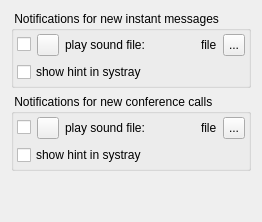
       <widget class="QWidget" name="mNotifications">
        <layout class="QVBoxLayout" name="verticalLayout_18">
         <item>
          <widget class="QGroupBox" name="mGrpStyle_3">
           <property name="title">
            <string> Notifications for new instant messages </string>
           </property>
           <layout class="QVBoxLayout" name="verticalLayout_16">
            <property name="margin">
             <number>3</number>
            </property>
            <item>
             <layout class="QHBoxLayout" name="horizontalLayout_30">
              <item>
               <widget class="QCheckBox" name="mCbNotifySoundNewIm">
                <property name="text">
                 <string/>
                </property>
               </widget>
              </item>
              <item>
               <widget class="QPushButton" name="mPbNotifySoundNewImFile">
                <property name="minimumSize">
                 <size>
                  <width>22</width>
                  <height>22</height>
                 </size>
                </property>
                <property name="maximumSize">
                 <size>
                  <width>22</width>
                  <height>22</height>
                 </size>
                </property>
                <property name="toolTip">
                 <string>select sound file to play</string>
                </property>
                <property name="text">
                 <string/>
                </property>
                <property name="icon">
                 <iconset resource="../resources/Icons.qrc">
                  <normaloff>:/images/BoxOpen.png</normaloff>:/images/BoxOpen.png</iconset>
                </property>
                <property name="iconSize">
                 <size>
                  <width>22</width>
                  <height>22</height>
                 </size>
                </property>
               </widget>
              </item>
              <item>
               <widget class="QLabel" name="label_6">
                <property name="text">
                 <string>play sound file: </string>
                </property>
               </widget>
              </item>
              <item>
               <spacer name="horizontalSpacer_31">
                <property name="orientation">
                 <enum>Qt::Horizontal</enum>
                </property>
                <property name="sizeType">
                 <enum>QSizePolicy::MinimumExpanding</enum>
                </property>
                <property name="sizeHint" stdset="0">
                 <size>
                  <width>2</width>
                  <height>20</height>
                 </size>
                </property>
               </spacer>
              </item>
              <item>
               <widget class="QLabel" name="mLbNotifySoundNewImFile">
                <property name="text">
                 <string>file</string>
                </property>
               </widget>
              </item>
              <item>
               <widget class="QToolButton" name="mTbPlaySoundNewImFile">
                <property name="minimumSize">
                 <size>
                  <width>22</width>
                  <height>22</height>
                 </size>
                </property>
                <property name="maximumSize">
                 <size>
                  <width>22</width>
                  <height>22</height>
                 </size>
                </property>
                <property name="text">
                 <string>...</string>
                </property>
                <property name="icon">
                 <iconset resource="../resources/Icons.qrc">
                  <normaloff>:/images/Audio - Play.png</normaloff>:/images/Audio - Play.png</iconset>
                </property>
                <property name="iconSize">
                 <size>
                  <width>22</width>
                  <height>22</height>
                 </size>
                </property>
               </widget>
              </item>
             </layout>
            </item>
            <item>
             <layout class="QHBoxLayout" name="horizontalLayout_31">
              <item>
               <widget class="QCheckBox" name="mCbNotifySystrayNewIm">
                <property name="text">
                 <string>show hint in systray</string>
                </property>
               </widget>
              </item>
              <item>
               <spacer name="horizontalSpacer_32">
                <property name="orientation">
                 <enum>Qt::Horizontal</enum>
                </property>
                <property name="sizeType">
                 <enum>QSizePolicy::MinimumExpanding</enum>
                </property>
                <property name="sizeHint" stdset="0">
                 <size>
                  <width>2</width>
                  <height>20</height>
                 </size>
                </property>
               </spacer>
              </item>
             </layout>
            </item>
           </layout>
          </widget>
         </item>
         <item>
          <widget class="QGroupBox" name="mGrpStyle_4">
           <property name="title">
            <string> Notifications for new conference calls </string>
           </property>
           <layout class="QVBoxLayout" name="verticalLayout_17">
            <property name="margin">
             <number>3</number>
            </property>
            <item>
             <layout class="QHBoxLayout" name="horizontalLayout_32">
              <item>
               <widget class="QCheckBox" name="mCbNotifySoundNewCall">
                <property name="text">
                 <string/>
                </property>
               </widget>
              </item>
              <item>
               <widget class="QPushButton" name="mPbNotifySoundNewCallFile">
                <property name="minimumSize">
                 <size>
                  <width>22</width>
                  <height>22</height>
                 </size>
                </property>
                <property name="maximumSize">
                 <size>
                  <width>22</width>
                  <height>22</height>
                 </size>
                </property>
                <property name="toolTip">
                 <string>select sound file to play</string>
                </property>
                <property name="text">
                 <string/>
                </property>
                <property name="icon">
                 <iconset resource="../resources/Icons.qrc">
                  <normaloff>:/images/BoxOpen.png</normaloff>:/images/BoxOpen.png</iconset>
                </property>
                <property name="iconSize">
                 <size>
                  <width>22</width>
                  <height>22</height>
                 </size>
                </property>
               </widget>
              </item>
              <item>
               <widget class="QLabel" name="label_7">
                <property name="text">
                 <string>play sound file: </string>
                </property>
               </widget>
              </item>
              <item>
               <spacer name="horizontalSpacer_33">
                <property name="orientation">
                 <enum>Qt::Horizontal</enum>
                </property>
                <property name="sizeType">
                 <enum>QSizePolicy::MinimumExpanding</enum>
                </property>
                <property name="sizeHint" stdset="0">
                 <size>
                  <width>2</width>
                  <height>20</height>
                 </size>
                </property>
               </spacer>
              </item>
              <item>
               <widget class="QLabel" name="mLbNotifySoundNewCallFile">
                <property name="text">
                 <string>file</string>
                </property>
               </widget>
              </item>
              <item>
               <widget class="QToolButton" name="mTbPlaySoundNewCallFile">
                <property name="minimumSize">
                 <size>
                  <width>22</width>
                  <height>22</height>
                 </size>
                </property>
                <property name="maximumSize">
                 <size>
                  <width>22</width>
                  <height>22</height>
                 </size>
                </property>
                <property name="text">
                 <string>...</string>
                </property>
                <property name="icon">
                 <iconset resource="../resources/Icons.qrc">
                  <normaloff>:/images/Audio - Play.png</normaloff>:/images/Audio - Play.png</iconset>
                </property>
                <property name="iconSize">
                 <size>
                  <width>22</width>
                  <height>22</height>
                 </size>
                </property>
               </widget>
              </item>
             </layout>
            </item>
            <item>
             <layout class="QHBoxLayout" name="horizontalLayout_33">
              <item>
               <widget class="QCheckBox" name="mCbNotifySystrayNewCall">
                <property name="text">
                 <string>show hint in systray</string>
                </property>
               </widget>
              </item>
              <item>
               <spacer name="horizontalSpacer_34">
                <property name="orientation">
                 <enum>Qt::Horizontal</enum>
                </property>
                <property name="sizeType">
                 <enum>QSizePolicy::MinimumExpanding</enum>
                </property>
                <property name="sizeHint" stdset="0">
                 <size>
                  <width>2</width>
                  <height>20</height>
                 </size>
                </property>
               </spacer>
              </item>
             </layout>
            </item>
           </layout>
          </widget>
         </item>
         <item>
          <spacer name="verticalSpacer_5">
           <property name="orientation">
            <enum>Qt::Vertical</enum>
           </property>
           <property name="sizeHint" stdset="0">
            <size>
             <width>20</width>
             <height>40</height>
            </size>
           </property>
          </spacer>
         </item>
        </layout>
       </widget>
